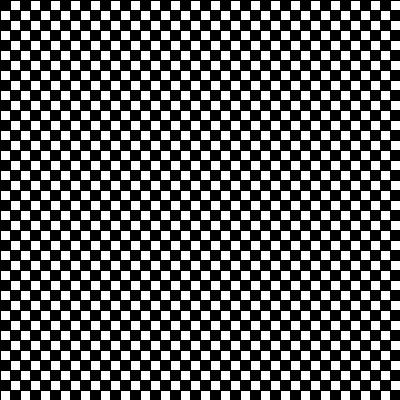
Frame 1 (no input)
Frame 2 (the mouse pressed at the canvas centre, redrawn once): identical to frame 1, image omitted

The Processing sketch that drew this single still picture (run headless with seeded random() and noise(); the mouse was pressed at the canvas centre and the sketch redrawn once):

// Processing sketch: For_Loop_Nested
// ── For_Loop_Nested.pde
int cellSize = 10;  // Adjust the size of each cell as needed

void setup() {
  size(400, 400);
}

void draw() {
  background(255);  // Set background to white

  // Loop through rows
  for (int y = 0; y < width; y++) {
    // Loop through columns
    for (int x = 0; x < height; x++) {
      // Determine if the current cell should be a black or white square
      if ((y + x) % 2 == 0) {
        fill(0);  // Black square
      } else {
        fill(255);  // White square
      }

      // Draw the square
      rect(x * cellSize, y * cellSize, cellSize, cellSize);
    }
  }

  noLoop();  // Stop the draw loop once the pattern is drawn
}
